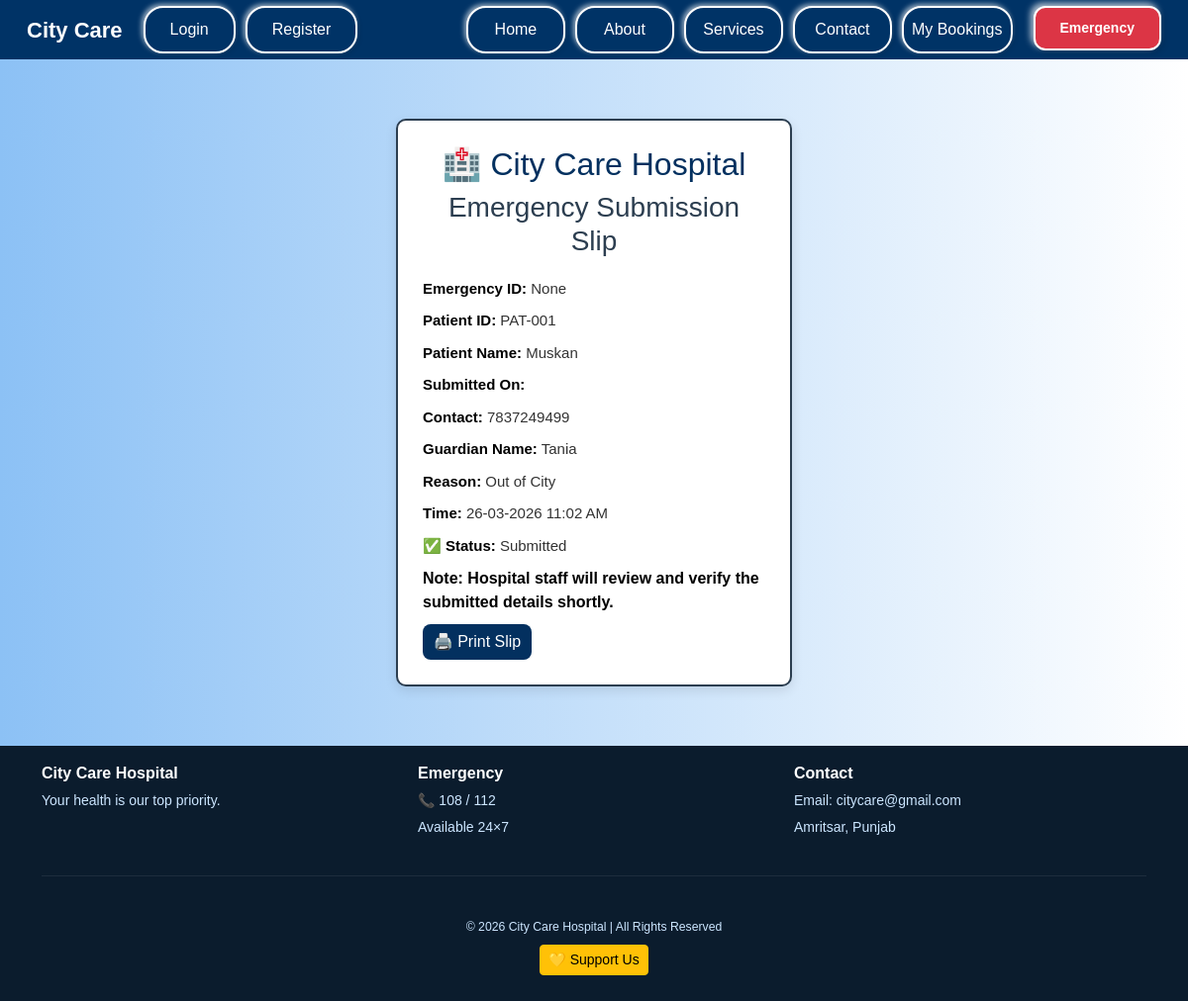
The page /emergency_slip/1 on the database its author committed.
### main.py (models this page shows)
class EmergencyRequest(db.Model):
    id = db.Column(db.Integer, primary_key=True)
    emergency_id = db.Column(db.String(20), unique=True)
    user_id = db.Column(db.Integer, db.ForeignKey('user.id'))
    emergency_code = db.Column(db.String(20))
    patient_id = db.Column(db.String(50), nullable=False)
    patient_name = db.Column(db.String(100), nullable=False)
    dob = db.Column(db.Date, nullable=False)
    blood_group = db.Column(db.String(10), nullable=True)
    medical_history = db.Column(db.Text, nullable=False)
    guardian_name = db.Column(db.String(100), nullable=False)
    relation = db.Column(db.String(50), nullable=False)
    contact_number = db.Column(db.String(15), nullable=False)
    email = db.Column(db.String(100), nullable=False)
    address = db.Column(db.Text, nullable=False)
    insurance_provider = db.Column(db.String(500), nullable=True)
    policy_number = db.Column(db.String(100), nullable=True)
    insurance_file = db.Column(db.String(500), nullable=True)
    reason = db.Column(db.String(100), nullable=False)
    status = db.Column(db.String(20), default="Pending")
    submitted_at = db.Column(db.DateTime, default=datetime.utcnow)

### main.py (the view)
@app.route('/emergency_slip/<int:id>')
def emergency_slip(id):
    emergency = EmergencyRequest.query.get_or_404(id)   # ✅ FIXED
    return render_template('emergency_slip.html', emergency=emergency)

### templates/emergency_slip.html (shortened to what this page needs)
{% extends "base.html" %}
{% block content %}
<html lang="en">
<head>
    <link rel="stylesheet" href="{{ url_for('static', filename='css/style.css') }}">
</head>
<body>
     <div class="slip">
        <h2 style="text-align:center; color:#03305f;">
            🏥 City Care Hospital
        </h2>
        <h3> Emergency Submission Slip</h3>
    <p><strong>Emergency ID:</strong> {{ emergency.emergency_id }}</p>
    <p><strong>Patient ID:</strong> {{ emergency.patient_id }}</p>
    <p><strong>Patient Name:</strong> {{ emergency.patient_name }}</p>
    <p><strong>Submitted On:</strong> {{ emergency.created_at }}</p>
    <p><strong>Contact:</strong> {{ emergency.contact_number }}</p>
    <p><strong>Guardian Name:</strong> {{ emergency.guardian_name }}</p>
    <p><strong>Reason:</strong> {{ emergency.reason }}</p>
    <p><strong>Time:</strong> {{ emergency.submitted_at.strftime('%d-%m-%Y %I:%M %p') }}</p>
    <p><strong>✅ Status:</strong> Submitted</p>
            <strong>Note: Hospital staff will review and verify the submitted details shortly.</strong>
    <div class="btn-group">
    <button class="btnslip" onclick="window.print()">🖨️ Print Slip</button>
    </div>
    </div>
</div>
</body>
</html>
{% endblock %}

### static/css/style.css (style rules this page uses)
body { background-color:#a0f0f0d3 ; }
body { margin: 0; padding: 0; font-family: Arial, Helvetica, sans-serif; background: linear-gradient(to right, #8cc1f5, #ffffff); }
.slip { width: 400px; margin: 60px auto; padding: 25px; border-radius: 10px; background: #ffffff; border: 2px solid #2c3e50; box-shadow: 0 4px 12px rgba(0,0,0,0.1); }
.slip h3 { text-align: center; color: #2c3e50; margin-bottom: 20px; }
.slip p { font-size: 15px; margin: 10px 0; color: #333; }
.slip strong { color: #000; }
.btnslip { width: 110px; padding: 6px; background-color:#03305f; color: white; border: none; border-radius: 8px; font-size: 16px; cursor: pointer; }

### rows shown on the page
EmergencyRequest: emergency_id "None", patient_id "PAT-001", patient_name "Muskan", contact_number "7837249499", guardian_name "Tania", reason "Out of City", submitted_at "26-03-2026 11:02 AM"
